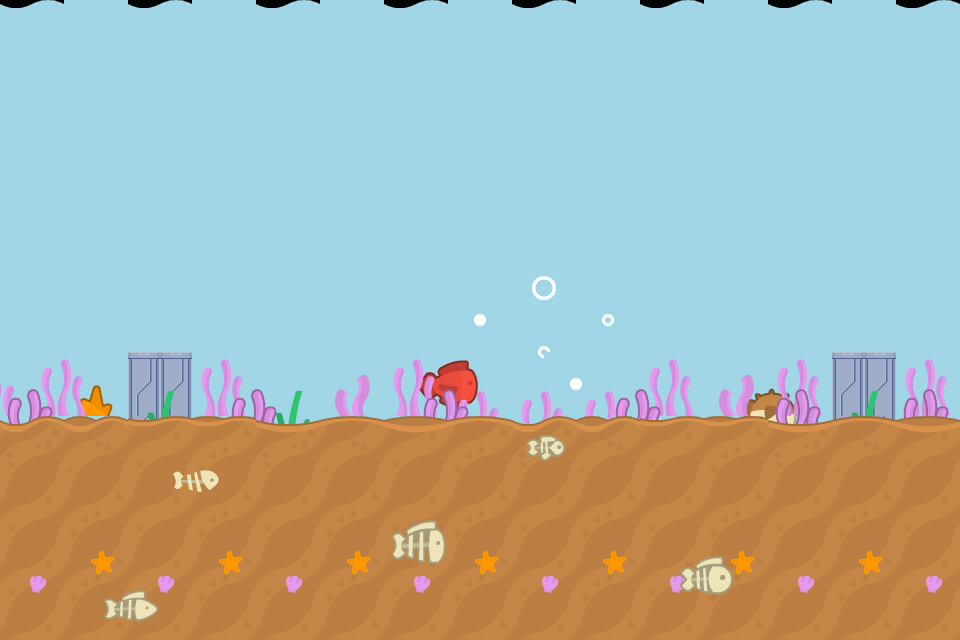

The image is a tile-based game level rendered from a .tmx file. Its description and source (layers, tilesets, objects; grid data summarised) follow:
An orthogonal 30x20 tile map with 32x32 px tiles, 7 tile layers (Water, Door, Decoration3, Decoration2, ...), 2 tilesets and 2 objects.

<map version="1.4" tiledversion="1.4.3" orientation="orthogonal" renderorder="right-down" width="30" height="20" tilewidth="32" tileheight="32" infinite="0" nextlayerid="9" nextobjectid="5">
 <tileset firstgid="1" source="fishSpritesheet.tsx" />
 <tileset firstgid="505" source="door.tsx" />
 <layer id="1" name="Water" width="30" height="20">
  <data>[600 cells, 600 non-empty, 8 distinct tile ids]</data>
 </layer>
 <layer id="4" name="Door" width="30" height="20">
  <data>[600 cells, 12 non-empty, 2 distinct tile ids]</data>
 </layer>
 <layer id="7" name="Decoration3" width="30" height="20">
  <data>[600 cells, 10 non-empty, 10 distinct tile ids]</data>
 </layer>
 <layer id="6" name="Decoration2" width="30" height="20">
  <data>[600 cells, 50 non-empty, 10 distinct tile ids]</data>
 </layer>
 <layer id="5" name="Decoration" width="30" height="20">
  <data>[600 cells, 51 non-empty, 20 distinct tile ids]</data>
 </layer>
 <layer id="2" name="Sand" width="30" height="20">
  <data>[600 cells, 210 non-empty, 48 distinct tile ids]</data>
 </layer>
 <layer id="3" name="Sand Fish" width="30" height="20">
  <data>[600 cells, 20 non-empty, 20 distinct tile ids]</data>
 </layer>
 <objectgroup id="8" name="Door">
  <object id="2" x="826.512" y="353.364" width="69.8742" height="89.8383" />
  <object id="4" x="125.774" y="353.364" width="61.8886" height="97.8239" />
 </objectgroup>
</map>
